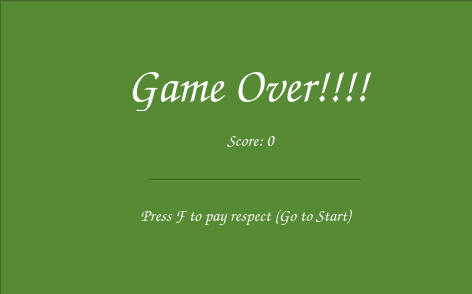
<?xml version="1.0" encoding="UTF-8"?>
<ui version="4.0">
 <class>SnekuStart</class>
 <widget class="QMainWindow" name="SnekuStart">
  <property name="geometry">
   <rect>
    <x>0</x>
    <y>0</y>
    <width>472</width>
    <height>294</height>
   </rect>
  </property>
  <property name="windowTitle">
   <string>MainWindow</string>
  </property>
  <widget class="QWidget" name="centralwidget">
   <widget class="QFrame" name="main_farme">
    <property name="geometry">
     <rect>
      <x>0</x>
      <y>0</y>
      <width>681</width>
      <height>601</height>
     </rect>
    </property>
    <property name="styleSheet">
     <string notr="true">background-color: rgb(87, 138, 52);</string>
    </property>
    <property name="frameShape">
     <enum>QFrame::StyledPanel</enum>
    </property>
    <property name="frameShadow">
     <enum>QFrame::Raised</enum>
    </property>
    <widget class="Line" name="line">
     <property name="geometry">
      <rect>
       <x>150</x>
       <y>170</y>
       <width>211</width>
       <height>20</height>
      </rect>
     </property>
     <property name="styleSheet">
      <string notr="true">gridline-color: rgb(255, 255, 255);</string>
     </property>
     <property name="orientation">
      <enum>Qt::Horizontal</enum>
     </property>
    </widget>
    <widget class="QLabel" name="enter_label">
     <property name="geometry">
      <rect>
       <x>87</x>
       <y>60</y>
       <width>321</width>
       <height>51</height>
      </rect>
     </property>
     <property name="font">
      <font>
       <family>Comic Sans MS</family>
       <pointsize>36</pointsize>
       <weight>75</weight>
       <bold>true</bold>
      </font>
     </property>
     <property name="styleSheet">
      <string notr="true">color: rgb(255, 255, 255);</string>
     </property>
     <property name="text">
      <string>Game Over!!!!</string>
     </property>
     <property name="alignment">
      <set>Qt::AlignCenter</set>
     </property>
    </widget>
    <widget class="QLabel" name="enter_label_2">
     <property name="geometry">
      <rect>
       <x>50</x>
       <y>130</y>
       <width>401</width>
       <height>21</height>
      </rect>
     </property>
     <property name="font">
      <font>
       <family>Comic Sans MS</family>
       <pointsize>13</pointsize>
       <weight>75</weight>
       <bold>true</bold>
      </font>
     </property>
     <property name="styleSheet">
      <string notr="true">color: rgb(255, 255, 255);</string>
     </property>
     <property name="text">
      <string>Score: 0</string>
     </property>
     <property name="alignment">
      <set>Qt::AlignCenter</set>
     </property>
    </widget>
    <widget class="QLabel" name="enter_label_3">
     <property name="geometry">
      <rect>
       <x>80</x>
       <y>200</y>
       <width>331</width>
       <height>31</height>
      </rect>
     </property>
     <property name="font">
      <font>
       <family>Comic Sans MS</family>
       <pointsize>13</pointsize>
       <weight>75</weight>
       <bold>true</bold>
      </font>
     </property>
     <property name="styleSheet">
      <string notr="true">color: rgb(255, 255, 255);</string>
     </property>
     <property name="text">
      <string>Press F to pay respect (Go to Start)</string>
     </property>
     <property name="alignment">
      <set>Qt::AlignCenter</set>
     </property>
    </widget>
   </widget>
  </widget>
 </widget>
 <resources/>
 <connections/>
</ui>
